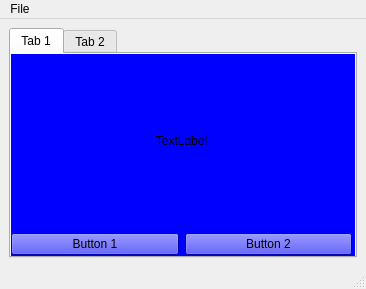
<?xml version="1.0" encoding="UTF-8"?>
<ui version="4.0">
 <class>MainWindow</class>
 <widget class="QMainWindow" name="MainWindow">
  <property name="geometry">
   <rect>
    <x>0</x>
    <y>0</y>
    <width>366</width>
    <height>289</height>
   </rect>
  </property>
  <property name="windowTitle">
   <string>MainWindow</string>
  </property>
  <widget class="QWidget" name="centralwidget">
   <layout class="QVBoxLayout" name="verticalLayout">
    <item>
     <widget class="QTabWidget" name="tabWidget">
      <property name="currentIndex">
       <number>0</number>
      </property>
      <widget class="QWidget" name="tab">
       <property name="styleSheet">
        <string notr="true">background-color: rgb(0, 0, 255);</string>
       </property>
       <attribute name="title">
        <string>Tab 1</string>
       </attribute>
       <widget class="QWidget" name="verticalLayoutWidget">
        <property name="geometry">
         <rect>
          <x>0</x>
          <y>0</y>
          <width>341</width>
          <height>201</height>
         </rect>
        </property>
        <layout class="QVBoxLayout" name="verticalLayout_2">
         <item>
          <widget class="QLabel" name="label">
           <property name="text">
            <string>TextLabel</string>
           </property>
           <property name="alignment">
            <set>Qt::AlignCenter</set>
           </property>
          </widget>
         </item>
         <item>
          <layout class="QHBoxLayout" name="horizontalLayout">
           <item>
            <widget class="QPushButton" name="pushButton">
             <property name="text">
              <string>Button 1</string>
             </property>
            </widget>
           </item>
           <item>
            <widget class="QPushButton" name="pushButton_2">
             <property name="text">
              <string>Button 2</string>
             </property>
            </widget>
           </item>
          </layout>
         </item>
        </layout>
       </widget>
      </widget>
      <widget class="QWidget" name="tab_2">
       <property name="autoFillBackground">
        <bool>true</bool>
       </property>
       <attribute name="title">
        <string>Tab 2</string>
       </attribute>
      </widget>
     </widget>
    </item>
   </layout>
  </widget>
  <widget class="QMenuBar" name="menubar">
   <property name="geometry">
    <rect>
     <x>0</x>
     <y>0</y>
     <width>366</width>
     <height>21</height>
    </rect>
   </property>
   <widget class="QMenu" name="menuFile">
    <property name="title">
     <string>File</string>
    </property>
    <addaction name="actionNew"/>
    <addaction name="separator"/>
    <addaction name="actionExit"/>
   </widget>
   <addaction name="menuFile"/>
  </widget>
  <widget class="QStatusBar" name="statusbar">
   <property name="statusTip">
    <string>Text displayed</string>
   </property>
  </widget>
  <action name="actionNew">
   <property name="icon">
    <iconset>
     <normaloff>../icons/new_icon.png</normaloff>../icons/new_icon.png</iconset>
   </property>
   <property name="text">
    <string>New</string>
   </property>
   <property name="statusTip">
    <string>New File</string>
   </property>
  </action>
  <action name="actionExit">
   <property name="icon">
    <iconset>
     <normaloff>../icons/exit_icon.png</normaloff>../icons/exit_icon.png</iconset>
   </property>
   <property name="text">
    <string>Exit</string>
   </property>
  </action>
 </widget>
 <resources/>
 <connections/>
</ui>
